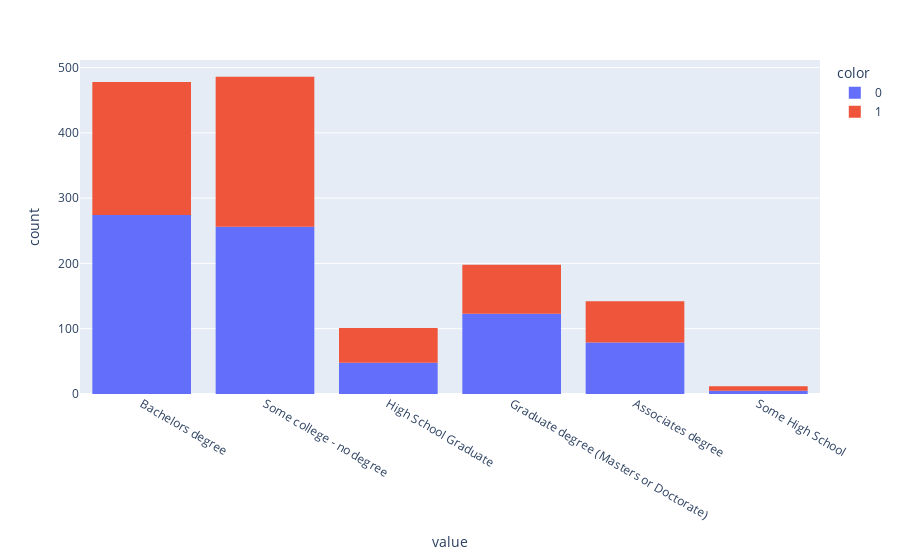

The cell this chart's notebook holds for it:
### Markdown cell above
### there doesn't appear to be a trend in here, and thus, education is not a good criteria to determine the acceptance rate.

### Code cell
px.histogram(hrd["education"], color = hrd['Y'])

### Figure 1 — Plotly figure (JSON) as saved in the notebook; plotly's stock layout.template omitted (floating-point values rounded to 4 significant figures; data arrays with more than 128 entries replaced by an {"elided": "..."} marker saying what was removed)
{"data": [{"alignmentgroup": "True", "bingroup": "x", "hovertemplate": "color=0<br>value=%{x}<br>count=%{y}<extra></extra>", "legendgroup": "0", "marker": {"color": "#636efa", "pattern": {"shape": ""}}, "name": "0", "offsetgroup": "0", "orientation": "v", "showlegend": true, "type": "histogram", "x": {"elided": "785 str values"}, "xaxis": "x", "yaxis": "y"}, {"alignmentgroup": "True", "bingroup": "x", "hovertemplate": "color=1<br>value=%{x}<br>count=%{y}<extra></extra>", "legendgroup": "1", "marker": {"color": "#EF553B", "pattern": {"shape": ""}}, "name": "1", "offsetgroup": "1", "orientation": "v", "showlegend": true, "type": "histogram", "x": {"elided": "632 str values"}, "xaxis": "x", "yaxis": "y"}], "layout": {"barmode": "relative", "legend": {"title": {"text": "color"}, "tracegroupgap": 0}, "margin": {"t": 60}, "xaxis": {"anchor": "y", "domain": [0, 1], "title": {"text": "value"}}, "yaxis": {"anchor": "x", "domain": [0, 1], "title": {"text": "count"}}}}
